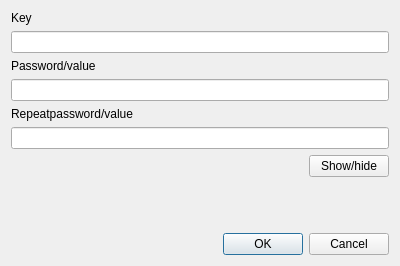
<?xml version="1.0" encoding="UTF-8"?>
<ui version="4.0">
 <class>AddPasswordDialog</class>
 <widget class="QDialog" name="AddPasswordDialog">
  <property name="geometry">
   <rect>
    <x>0</x>
    <y>0</y>
    <width>400</width>
    <height>266</height>
   </rect>
  </property>
  <property name="windowTitle">
   <string>Add/edit password</string>
  </property>
  <layout class="QVBoxLayout" name="verticalLayout">
   <item>
    <widget class="QLabel" name="label">
     <property name="text">
      <string>Key</string>
     </property>
    </widget>
   </item>
   <item>
    <widget class="QLineEdit" name="keyEdit">
     <property name="maxLength">
      <number>64</number>
     </property>
    </widget>
   </item>
   <item>
    <widget class="QLabel" name="label_2">
     <property name="text">
      <string>Password/value</string>
     </property>
    </widget>
   </item>
   <item>
    <widget class="QLineEdit" name="pwEdit1">
     <property name="maxLength">
      <number>64</number>
     </property>
     <property name="echoMode">
      <enum>QLineEdit::Password</enum>
     </property>
    </widget>
   </item>
   <item>
    <widget class="QLabel" name="label_3">
     <property name="text">
      <string>Repeatpassword/value</string>
     </property>
    </widget>
   </item>
   <item>
    <widget class="QLineEdit" name="pwEdit2">
     <property name="text">
      <string/>
     </property>
     <property name="maxLength">
      <number>64</number>
     </property>
     <property name="echoMode">
      <enum>QLineEdit::Password</enum>
     </property>
    </widget>
   </item>
   <item>
    <layout class="QHBoxLayout" name="horizontalLayout">
     <item>
      <spacer name="horizontalSpacer">
       <property name="orientation">
        <enum>Qt::Horizontal</enum>
       </property>
       <property name="sizeHint" stdset="0">
        <size>
         <width>40</width>
         <height>20</height>
        </size>
       </property>
      </spacer>
     </item>
     <item>
      <widget class="QPushButton" name="showHideButton">
       <property name="text">
        <string>Show/hide</string>
       </property>
      </widget>
     </item>
    </layout>
   </item>
   <item>
    <spacer name="verticalSpacer">
     <property name="orientation">
      <enum>Qt::Vertical</enum>
     </property>
     <property name="sizeHint" stdset="0">
      <size>
       <width>20</width>
       <height>40</height>
      </size>
     </property>
    </spacer>
   </item>
   <item>
    <widget class="QDialogButtonBox" name="buttonBox">
     <property name="orientation">
      <enum>Qt::Horizontal</enum>
     </property>
     <property name="standardButtons">
      <set>QDialogButtonBox::Cancel|QDialogButtonBox::Ok</set>
     </property>
    </widget>
   </item>
  </layout>
 </widget>
 <resources/>
 <connections>
  <connection>
   <sender>buttonBox</sender>
   <signal>accepted()</signal>
   <receiver>AddPasswordDialog</receiver>
   <slot>accept()</slot>
   <hints>
    <hint type="sourcelabel">
     <x>257</x>
     <y>239</y>
    </hint>
    <hint type="destinationlabel">
     <x>157</x>
     <y>274</y>
    </hint>
   </hints>
  </connection>
  <connection>
   <sender>buttonBox</sender>
   <signal>rejected()</signal>
   <receiver>AddPasswordDialog</receiver>
   <slot>reject()</slot>
   <hints>
    <hint type="sourcelabel">
     <x>325</x>
     <y>239</y>
    </hint>
    <hint type="destinationlabel">
     <x>286</x>
     <y>274</y>
    </hint>
   </hints>
  </connection>
 </connections>
</ui>
